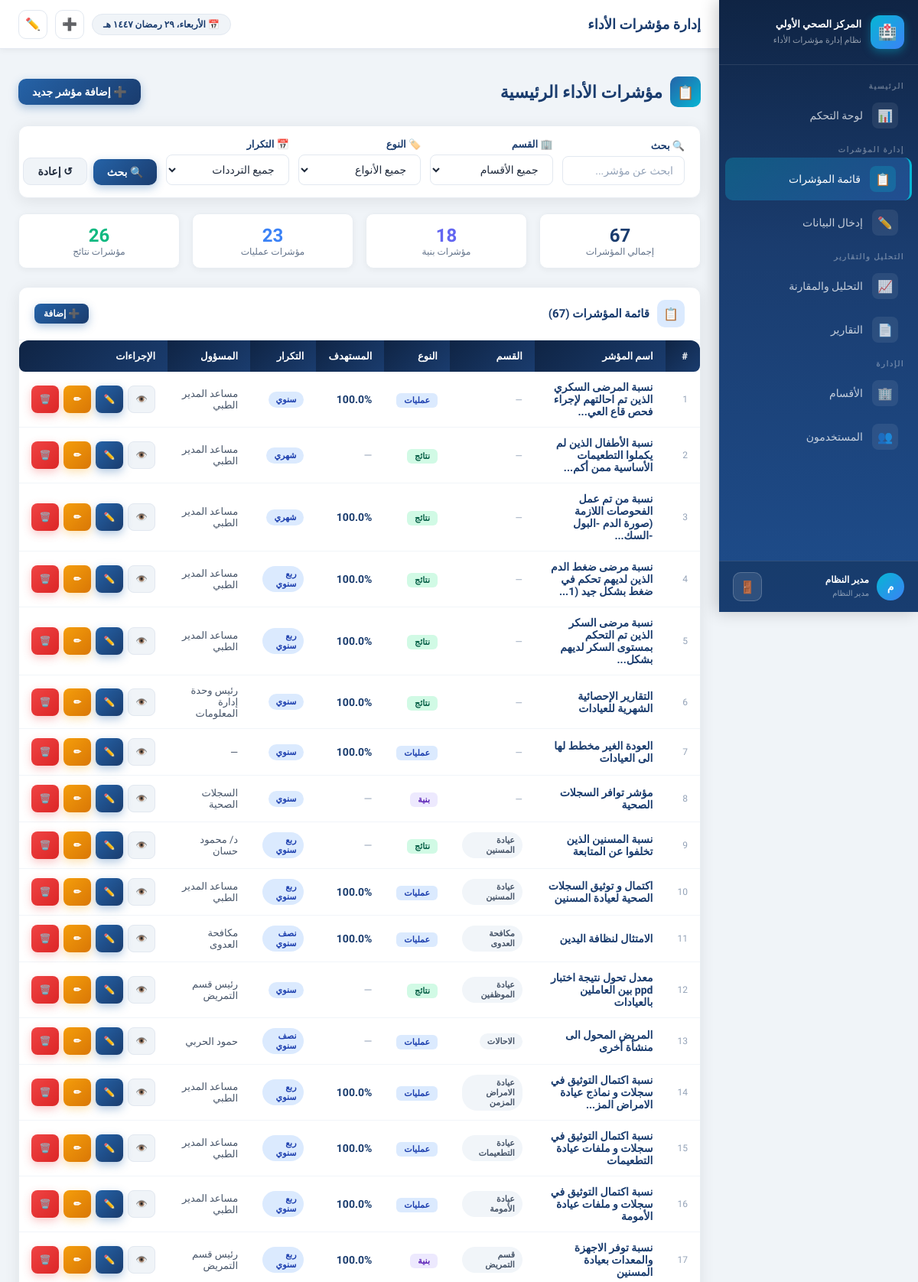
The page /kpis (signed in, upper part) on the database its author committed.
### models.py (models this page shows)
class User(UserMixin, db.Model):
    __tablename__ = 'users'
    id = db.Column(db.Integer, primary_key=True)
    username = db.Column(db.String(80), unique=True, nullable=False)
    password = db.Column(db.String(200), nullable=False)
    full_name = db.Column(db.String(150), nullable=False)
    role = db.Column(db.String(50), nullable=False)  # admin, quality, head, staff
    department_id = db.Column(db.Integer, db.ForeignKey('departments.id'), nullable=True)
    is_active = db.Column(db.Boolean, default=True)
    created_at = db.Column(db.DateTime, default=datetime.utcnow)
    department = db.relationship('Department', backref='users')
    ROLES = {
        'admin': 'مدير النظام',
        'quality': 'قسم الجودة',
        'head': 'رئيس قسم',
        'staff': 'موظف إدخال بيانات'
    }
    def role_name(self):
        return self.ROLES.get(self.role, self.role)

class KPI(db.Model):
    __tablename__ = 'kpis'
    id = db.Column(db.Integer, primary_key=True)
    name = db.Column(db.String(300), nullable=False)
    department_id = db.Column(db.Integer, db.ForeignKey('departments.id'), nullable=True)
    kpi_type = db.Column(db.String(50), nullable=False)  # بنية / عمليات / نتائج
    target_value = db.Column(db.Float, nullable=True)
    frequency = db.Column(db.String(50), nullable=False)  # شهري / ربع سنوي / نصف سنوي / سنوي
    responsible_person = db.Column(db.String(150))
    sample_type = db.Column(db.String(50))  # كاملة / عشوائية
    is_active = db.Column(db.Boolean, default=True)
    created_at = db.Column(db.DateTime, default=datetime.utcnow)
    results = db.relationship('KPIResult', backref='kpi', lazy=True, cascade='all, delete-orphan')

class Department(db.Model):
    __tablename__ = 'departments'
    id = db.Column(db.Integer, primary_key=True)
    name = db.Column(db.String(150), unique=True, nullable=False)
    description = db.Column(db.String(300))
    is_active = db.Column(db.Boolean, default=True)
    kpis = db.relationship('KPI', backref='department', lazy=True)

### app.py (the view)
@app.route('/kpis')
@login_required
def kpi_list():
    dept_filter = request.args.get('dept', '')
    type_filter = request.args.get('type', '')
    freq_filter = request.args.get('freq', '')
    search = request.args.get('search', '')
    query = KPI.query.filter_by(is_active=True)
    if dept_filter:
        query = query.filter_by(department_id=int(dept_filter))
    if type_filter:
        query = query.filter_by(kpi_type=type_filter)
    if freq_filter:
        query = query.filter_by(frequency=freq_filter)
    if search:
        query = query.filter(KPI.name.contains(search))
    kpis = query.order_by(KPI.department_id, KPI.id).all()
    departments = Department.query.filter_by(is_active=True).all()
    return render_template('kpi_list.html', kpis=kpis, departments=departments,
                           dept_filter=dept_filter, type_filter=type_filter,
                           freq_filter=freq_filter, search=search)

### app.py (called while the page is built)
@login_manager.user_loader
def load_user(user_id):
    return User.query.get(int(user_id))

### templates/kpi_list.html (shortened to what this page needs)
{% extends "base.html" %}
{% block page_title %}إدارة مؤشرات الأداء{% endblock %}
{% block content %}
<div class="page-header animate-in">
  <h2>
    <div class="icon-box">📋</div>
    مؤشرات الأداء الرئيسية
  </h2>
  {% if current_user.role in ['admin','quality'] %}
  <a href="{{ url_for('kpi_add') }}" class="btn btn-primary">
    ➕ إضافة مؤشر جديد
  </a>
  {% endif %}
</div>
<div class="filter-bar animate-in-delay-1">
  <form method="GET" action="{{ url_for('kpi_list') }}" style="display:contents;">
    <div class="form-group">
      <label class="form-label">🔍 بحث</label>
      <input type="text" name="search" class="form-control" placeholder="ابحث عن مؤشر..." value="{{ search }}">
    </div>
    <div class="form-group">
      <label class="form-label">🏢 القسم</label>
      <select name="dept" class="form-select">
        <option value="">جميع الأقسام</option>
      </select>
    </div>
    <div class="form-group">
      <label class="form-label">🏷️ النوع</label>
      <select name="type" class="form-select">
        <option value="">جميع الأنواع</option>
      </select>
    </div>
    <div class="form-group">
      <label class="form-label">📅 التكرار</label>
      <select name="freq" class="form-select">
        <option value="">جميع الترددات</option>
      </select>
    </div>
    <div class="form-group" style="display:flex;align-items:flex-end;gap:8px;">
      <button type="submit" class="btn btn-primary">🔍 بحث</button>
      <a href="{{ url_for('kpi_list') }}" class="btn btn-light">↺ إعادة</a>
    </div>
  </form>
</div>
<div class="grid-4 mb-4 animate-in-delay-1">
  <div style="background:#fff;border-radius:10px;padding:14px 18px;border:1px solid #e8edf2;text-align:center;box-shadow:0 2px 8px rgba(0,0,0,0.05);">
    <div style="font-size:24px;font-weight:800;color:#1a3c6e;">{{ kpis|length }}</div>
    <div style="font-size:12px;color:#64748b;">إجمالي المؤشرات</div>
  </div>
  <div style="background:#fff;border-radius:10px;padding:14px 18px;border:1px solid #e8edf2;text-align:center;box-shadow:0 2px 8px rgba(0,0,0,0.05);">
    <div style="font-size:24px;font-weight:800;color:#6366f1;">{{ kpis|selectattr('kpi_type','equalto','بنية')|list|length + kpis|selectattr('kpi_type','equalto','مؤشر بنية')|list|length }}</div>
    <div style="font-size:12px;color:#64748b;">مؤشرات بنية</div>
  </div>
  <div style="background:#fff;border-radius:10px;padding:14px 18px;border:1px solid #e8edf2;text-align:center;box-shadow:0 2px 8px rgba(0,0,0,0.05);">
    <div style="font-size:24px;font-weight:800;color:#3b82f6;">{{ kpis|selectattr('kpi_type','equalto','عمليات')|list|length }}</div>
    <div style="font-size:12px;color:#64748b;">مؤشرات عمليات</div>
  </div>
  <div style="background:#fff;border-radius:10px;padding:14px 18px;border:1px solid #e8edf2;text-align:center;box-shadow:0 2px 8px rgba(0,0,0,0.05);">
    <div style="font-size:24px;font-weight:800;color:#10b981;">{{ kpis|selectattr('kpi_type','in',['نتائج','مخرجات'])|list|length }}</div>
    <div style="font-size:12px;color:#64748b;">مؤشرات نتائج</div>
  </div>
</div>
<div class="card animate-in-delay-2">
  <div class="card-header">
    <div class="card-icon" style="background:#dbeafe;color:#1e40af;">📋</div>
    <h5>قائمة المؤشرات ({{ kpis|length }})</h5>
    {% if current_user.role in ['admin','quality'] %}
    <a href="{{ url_for('kpi_add') }}" class="btn btn-primary btn-sm" style="margin-right:auto;">➕ إضافة</a>
    {% endif %}
  </div>
  <div class="table-container">
    {% if kpis %}
    <table class="table">
      <thead>
        <tr>
          <th>#</th>
          <th>اسم المؤشر</th>
          <th>القسم</th>
          <th>النوع</th>
          <th>المستهدف</th>
          <th>التكرار</th>
          <th>المسؤول</th>
          <th>الإجراءات</th>
        </tr>
      </thead>
      <tbody>
        {% for kpi in kpis %}
        <tr>
          <td style="color:#94a3b8;font-size:12px;">{{ loop.index }}</td>
          <td>
            <a href="{{ url_for('kpi_detail', kpi_id=kpi.id) }}" style="color:#1a3c6e;font-weight:600;text-decoration:none;">
              {{ kpi.name[:55] }}{% if kpi.name|length > 55 %}...{% endif %}
            </a>
          </td>
          <td>
            {% if kpi.department %}
            <span class="badge badge-secondary">{{ kpi.department.name[:20] }}</span>
            {% else %}
            <span style="color:#94a3b8;font-size:12px;">—</span>
            {% endif %}
          </td>
          <td>
            {% set type_map = {'بنية': ('structure','#ede9fe','#5b21b6'), 'مؤشر بنية': ('structure','#ede9fe','#5b21b6'), 'عمليات': ('process','#dbeafe','#1e40af'), 'نتائج': ('outcome','#d1fae5','#065f46'), 'مخرجات': ('outcome','#d1fae5','#065f46')} %}
            {% set tc = type_map.get(kpi.kpi_type, ('','#f1f5f9','#475569')) %}
            <span style="background:{{ tc[1] }};color:{{ tc[2] }};padding:3px 10px;border-radius:6px;font-size:11px;font-weight:700;">
              {{ kpi.kpi_type }}
            </span>
          </td>
          <td>
            {% if kpi.target_value is not none %}
            <span style="font-weight:700;color:#1a3c6e;">{{ kpi.target_value }}%</span>
            {% else %}
            <span style="color:#94a3b8;">—</span>
            {% endif %}
          </td>
          <td>
            {% set freq_colors = {'شهري': '#d1fae5:#065f46', 'ربع سنوي': '#dbeafe:#1e40af', 'نصف سنوي': '#fef3c7:#92400e', 'سنوي': '#fee2e2:#991b1b'} %}
            <span class="badge badge-info">{{ kpi.frequency }}</span>
          </td>
          <td style="font-size:13px;color:#475569;">{{ kpi.responsible_person or '—' }}</td>
          <td>
            <div style="display:flex;gap:6px;">
              <a href="{{ url_for('kpi_detail', kpi_id=kpi.id) }}" class="btn btn-light btn-sm btn-icon" data-tooltip="عرض التفاصيل">👁️</a>
              <a href="{{ url_for('data_entry') }}?kpi={{ kpi.id }}" class="btn btn-primary btn-sm btn-icon" data-tooltip="إدخال بيانات">✏️</a>
              {% if current_user.role in ['admin','quality'] %}
              <a href="{{ url_for('kpi_edit', kpi_id=kpi.id) }}" class="btn btn-warning btn-sm btn-icon" data-tooltip="تعديل">✏</a>
              {% endif %}
              {% if current_user.role == 'admin' %}
              <button class="btn btn-danger btn-sm btn-icon" data-tooltip="حذف"
                onclick="confirmDelete('{{ url_for('kpi_delete', kpi_id=kpi.id) }}', 'هل تريد حذف مؤشر: {{ kpi.name[:40] }}؟')">🗑️</button>
              {% endif %}
            </div>
          </td>
        </tr>
        {% endfor %}
      </tbody>
    </table>
    {% endif %}
  </div>
</div>
{% endblock %}

### templates/base.html (shortened to what this page needs)
<!DOCTYPE html>
<html lang="ar" dir="rtl">
<head>
  <link rel="stylesheet" href="{{ url_for('static', filename='css/style.css') }}">
</head>
<body>
<aside class="sidebar" id="sidebar">
  <div class="sidebar-brand">
    <div class="brand-icon">🏥</div>
    <div class="brand-text">
      <h5>المركز الصحي الأولي</h5>
      <small>نظام إدارة مؤشرات الأداء</small>
    </div>
  </div>
  <nav class="sidebar-nav">
    <div class="nav-section-title">الرئيسية</div>
    <a href="{{ url_for('dashboard') }}" class="{{ 'active' if request.endpoint == 'dashboard' }}">
      <span class="nav-icon">📊</span>
      <span>لوحة التحكم</span>
    </a>
    <div class="nav-section-title">إدارة المؤشرات</div>
    <a href="{{ url_for('kpi_list') }}" class="{{ 'active' if request.endpoint in ['kpi_list','kpi_add','kpi_edit','kpi_detail'] }}">
      <span class="nav-icon">📋</span>
      <span>قائمة المؤشرات</span>
    </a>
    <a href="{{ url_for('data_entry') }}" class="{{ 'active' if request.endpoint == 'data_entry' }}">
      <span class="nav-icon">✏️</span>
      <span>إدخال البيانات</span>
    </a>
    <div class="nav-section-title">التحليل والتقارير</div>
    <a href="{{ url_for('analysis') }}" class="{{ 'active' if request.endpoint == 'analysis' }}">
      <span class="nav-icon">📈</span>
      <span>التحليل والمقارنة</span>
    </a>
    <a href="{{ url_for('reports') }}" class="{{ 'active' if request.endpoint == 'reports' }}">
      <span class="nav-icon">📄</span>
      <span>التقارير</span>
    </a>
    {% if current_user.role in ['admin', 'quality'] %}
    <div class="nav-section-title">الإدارة</div>
    <a href="{{ url_for('dept_list') }}" class="{{ 'active' if request.endpoint in ['dept_list'] }}">
      <span class="nav-icon">🏢</span>
      <span>الأقسام</span>
    </a>
    {% endif %}
    {% if current_user.role == 'admin' %}
    <a href="{{ url_for('user_list') }}" class="{{ 'active' if request.endpoint in ['user_list','user_add','user_edit'] }}">
      <span class="nav-icon">👥</span>
      <span>المستخدمون</span>
    </a>
    {% endif %}
  </nav>
  <div class="sidebar-user">
    <div class="user-avatar">{{ current_user.full_name[0] if current_user.full_name else 'م' }}</div>
    <div class="user-info">
      <strong>{{ current_user.full_name }}</strong>
      <small>{{ current_user.role_name() }}</small>
    </div>
    <a href="{{ url_for('logout') }}" class="header-btn" data-tooltip="تسجيل الخروج" style="margin-right:auto;background:rgba(255,255,255,0.1);border-color:rgba(255,255,255,0.2);color:#fff;">🚪</a>
  </div>
</aside>
<div class="main-content">
  <header class="top-header">
    <div class="page-title">{% block page_title %}{% endblock %}</div>
    <div class="header-actions">
      <span class="date-badge" id="currentDate">📅 جاري التحميل...</span>
      {% if current_user.role in ['admin','quality'] %}
      <a href="{{ url_for('kpi_add') }}" class="header-btn" data-tooltip="إضافة مؤشر جديد">➕</a>
      {% endif %}
      <a href="{{ url_for('data_entry') }}" class="header-btn" data-tooltip="إدخال بيانات">✏️</a>
    </div>
  </header>
  <div class="page-content">
    {% block content %}{% endblock %}
  </div>
</div>
</body>
</html>

### rows shown on the page
User: full_name "م", full_name "مدير النظام", role_name "مدير النظام"
KPI: name "نسبة المرضى السكري الذين تم احالتهم لإجراء فحص قاع العي", kpi_type "عمليات", target_value "100.0", frequency "سنوي", responsible_person "مساعد المدير الطبي"
KPI: name "نسبة الأطفال الذين لم يكملوا التطعيمات الأساسية ممن أكم", kpi_type "نتائج", frequency "شهري", responsible_person "مساعد المدير الطبي"
KPI: name "نسبة من تم عمل الفحوصات اللازمة (صورة الدم -البول -السك", kpi_type "نتائج", target_value "100.0", frequency "شهري", responsible_person "مساعد المدير الطبي"
KPI: name "نسبة مرضى ضغط الدم الذين لديهم تحكم في ضغط بشكل جيد (1", kpi_type "نتائج", target_value "100.0", frequency "ربع سنوي", responsible_person "مساعد المدير الطبي"
KPI: name "نسبة مرضى السكر الذين تم التحكم بمستوى السكر لديهم بشكل", kpi_type "نتائج", target_value "100.0", frequency "ربع سنوي", responsible_person "مساعد المدير الطبي"
KPI: name "التقارير الإحصائية الشهرية للعيادات", kpi_type "نتائج", target_value "100.0", frequency "سنوي", responsible_person "رئيس وحدة إدارة المعلومات"
KPI: name "العودة الغير مخطط لها الى العيادات", kpi_type "عمليات", target_value "100.0", frequency "سنوي", responsible_person "—"
KPI: name "مؤشر توافر السجلات الصحية", kpi_type "بنية", frequency "سنوي", responsible_person "السجلات الصحية"
KPI: name "نسبة المسنين الذين تخلفوا عن المتابعة", department "عيادة المسنين", kpi_type "نتائج", frequency "ربع سنوي", responsible_person "د/ محمود حسان"
KPI: name "اكتمال و توثيق السجلات الصحية لعيادة المسنين", department "عيادة المسنين", kpi_type "عمليات", target_value "100.0", frequency "ربع سنوي", responsible_person "مساعد المدير الطبي"
KPI: name "الامتثال لنظافة اليدين", department "مكافحة العدوى", kpi_type "عمليات", target_value "100.0", frequency "نصف سنوي", responsible_person "مكافحة العدوى"
KPI: name "معدل تحول نتيجة اختبار ppd بين العاملين بالعيادات", department "عيادة الموظفين", kpi_type "نتائج", frequency "سنوي", responsible_person "رئيس قسم التمريض"
KPI: name "المريض المحول الى منشأة أخرى", department "الاحالات", kpi_type "عمليات", frequency "نصف سنوي", responsible_person "حمود الحربي"
KPI: name "نسبة اكتمال التوثيق في سجلات و نماذج عيادة الامراض المز", department "عيادة الامراض المزمن", kpi_type "عمليات", target_value "100.0", frequency "ربع سنوي", responsible_person "مساعد المدير الطبي"
KPI: name "نسبة اكتمال التوثيق في سجلات و ملفات عيادة التطعيمات", department "عيادة التطعيمات", kpi_type "عمليات", target_value "100.0", frequency "ربع سنوي", responsible_person "مساعد المدير الطبي"
KPI: name "نسبة اكتمال التوثيق في سجلات و ملفات عيادة الأمومة", department "عيادة الأمومة", kpi_type "عمليات", target_value "100.0", frequency "ربع سنوي", responsible_person "مساعد المدير الطبي"
KPI: name "نسبة توفر الاجهزة والمعدات بعيادة المسنين", department "قسم التمريض", kpi_type "بنية", target_value "100.0", frequency "ربع سنوي", responsible_person "رئيس قسم التمريض"

### other values the page prints
{{ kpis|length }} "67"
{{ kpis|selectattr('kpi_type','equalto','عمليات')|list|length }} "23"
{{ kpis|selectattr('kpi_type','in',['نتائج','مخرجات'])|list|length }} "26"
